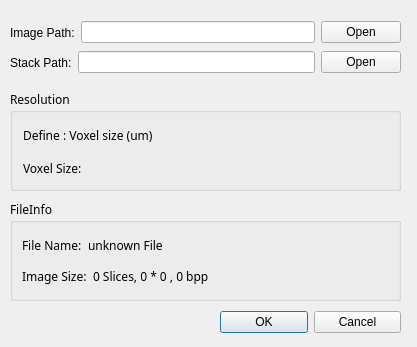
<?xml version="1.0" encoding="UTF-8"?>
<ui version="4.0">
 <class>OpenImageDialog</class>
 <widget class="QDialog" name="OpenImageDialog">
  <property name="geometry">
   <rect>
    <x>0</x>
    <y>0</y>
    <width>417</width>
    <height>347</height>
   </rect>
  </property>
  <property name="sizePolicy">
   <sizepolicy hsizetype="Fixed" vsizetype="Fixed">
    <horstretch>0</horstretch>
    <verstretch>0</verstretch>
   </sizepolicy>
  </property>
  <property name="windowTitle">
   <string>OpenImage</string>
  </property>
  <widget class="QWidget" name="horizontalLayoutWidget">
   <property name="geometry">
    <rect>
     <x>220</x>
     <y>310</y>
     <width>181</width>
     <height>25</height>
    </rect>
   </property>
   <layout class="QHBoxLayout" name="horizontalLayout">
    <property name="sizeConstraint">
     <enum>QLayout::SetMinimumSize</enum>
    </property>
    <item>
     <widget class="QPushButton" name="OKButton">
      <property name="text">
       <string>OK</string>
      </property>
     </widget>
    </item>
    <item>
     <widget class="QPushButton" name="CancelButton">
      <property name="text">
       <string>Cancel</string>
      </property>
     </widget>
    </item>
   </layout>
  </widget>
  <widget class="QGroupBox" name="FileInfoGroupBox">
   <property name="geometry">
    <rect>
     <x>10</x>
     <y>200</y>
     <width>391</width>
     <height>101</height>
    </rect>
   </property>
   <property name="font">
    <font>
     <family>Arial Black</family>
    </font>
   </property>
   <property name="title">
    <string>FileInfo</string>
   </property>
   <layout class="QGridLayout" name="gridLayout">
    <item row="0" column="0">
     <layout class="QVBoxLayout" name="verticalLayout">
      <item>
       <layout class="QHBoxLayout" name="horizontalLayout_2">
        <item>
         <widget class="QLabel" name="fileNameLabel">
          <property name="font">
           <font>
            <family>Sans Serif</family>
           </font>
          </property>
          <property name="text">
           <string>File Name:</string>
          </property>
         </widget>
        </item>
        <item>
         <widget class="QLabel" name="getFileNameLable">
          <property name="font">
           <font>
            <family>Sans Serif</family>
           </font>
          </property>
          <property name="text">
           <string>unknown File</string>
          </property>
         </widget>
        </item>
        <item>
         <spacer name="horizontalSpacer">
          <property name="orientation">
           <enum>Qt::Horizontal</enum>
          </property>
          <property name="sizeHint" stdset="0">
           <size>
            <width>40</width>
            <height>20</height>
           </size>
          </property>
         </spacer>
        </item>
       </layout>
      </item>
      <item>
       <layout class="QHBoxLayout" name="horizontalLayout_3">
        <item>
         <widget class="QLabel" name="imageSizeLabel">
          <property name="font">
           <font>
            <family>Sans Serif</family>
           </font>
          </property>
          <property name="text">
           <string>Image Size:</string>
          </property>
         </widget>
        </item>
        <item>
         <widget class="QLabel" name="getImageSizeLabel">
          <property name="font">
           <font>
            <family>Sans Serif</family>
           </font>
          </property>
          <property name="text">
           <string>0 Slices, 0 * 0 , 0 bpp</string>
          </property>
         </widget>
        </item>
        <item>
         <spacer name="horizontalSpacer_2">
          <property name="orientation">
           <enum>Qt::Horizontal</enum>
          </property>
          <property name="sizeHint" stdset="0">
           <size>
            <width>40</width>
            <height>20</height>
           </size>
          </property>
         </spacer>
        </item>
       </layout>
      </item>
     </layout>
    </item>
   </layout>
  </widget>
  <widget class="QGroupBox" name="ResolutionRoupBox">
   <property name="geometry">
    <rect>
     <x>10</x>
     <y>90</y>
     <width>391</width>
     <height>101</height>
    </rect>
   </property>
   <property name="font">
    <font>
     <family>Arial Black</family>
    </font>
   </property>
   <property name="title">
    <string>Resolution</string>
   </property>
   <widget class="QWidget" name="layoutWidget1">
    <property name="geometry">
     <rect>
      <x>13</x>
      <y>31</y>
      <width>371</width>
      <height>61</height>
     </rect>
    </property>
    <layout class="QVBoxLayout" name="verticalLayout_2">
     <item>
      <widget class="QLabel" name="ResolutionStyleLabel">
       <property name="font">
        <font>
         <family>Sans Serif</family>
        </font>
       </property>
       <property name="text">
        <string>Define : Voxel size (um)</string>
       </property>
      </widget>
     </item>
     <item>
      <widget class="QLabel" name="VoxelSizeLabel">
       <property name="sizeIncrement">
        <size>
         <width>3</width>
         <height>0</height>
        </size>
       </property>
       <property name="font">
        <font>
         <family>Sans Serif</family>
        </font>
       </property>
       <property name="text">
        <string>Voxel Size:</string>
       </property>
      </widget>
     </item>
    </layout>
   </widget>
  </widget>
  <widget class="QWidget" name="layoutWidget">
   <property name="geometry">
    <rect>
     <x>10</x>
     <y>20</y>
     <width>391</width>
     <height>25</height>
    </rect>
   </property>
   <layout class="QHBoxLayout" name="horizontalLayout_5">
    <item>
     <widget class="QLabel" name="FilePathDisplayLabel">
      <property name="text">
       <string>Image Path:</string>
      </property>
     </widget>
    </item>
    <item>
     <widget class="QLineEdit" name="FilePathEdit"/>
    </item>
    <item>
     <widget class="QPushButton" name="OpenButton">
      <property name="text">
       <string>Open</string>
      </property>
     </widget>
    </item>
   </layout>
  </widget>
  <widget class="QWidget" name="layoutWidget_2">
   <property name="geometry">
    <rect>
     <x>10</x>
     <y>50</y>
     <width>391</width>
     <height>25</height>
    </rect>
   </property>
   <layout class="QHBoxLayout" name="horizontalLayout_6">
    <item>
     <widget class="QLabel" name="SomaPathDisplayLabel">
      <property name="text">
       <string>Stack Path:</string>
      </property>
     </widget>
    </item>
    <item>
     <widget class="QLineEdit" name="StackPathEdit"/>
    </item>
    <item>
     <widget class="QPushButton" name="OpenStackButton">
      <property name="text">
       <string>Open</string>
      </property>
     </widget>
    </item>
   </layout>
  </widget>
 </widget>
 <resources/>
 <connections>
  <connection>
   <sender>OKButton</sender>
   <signal>clicked()</signal>
   <receiver>OpenImageDialog</receiver>
   <slot>accept()</slot>
   <hints>
    <hint type="sourcelabel">
     <x>211</x>
     <y>338</y>
    </hint>
    <hint type="destinationlabel">
     <x>164</x>
     <y>336</y>
    </hint>
   </hints>
  </connection>
  <connection>
   <sender>CancelButton</sender>
   <signal>clicked()</signal>
   <receiver>OpenImageDialog</receiver>
   <slot>reject()</slot>
   <hints>
    <hint type="sourcelabel">
     <x>339</x>
     <y>332</y>
    </hint>
    <hint type="destinationlabel">
     <x>345</x>
     <y>349</y>
    </hint>
   </hints>
  </connection>
 </connections>
</ui>
